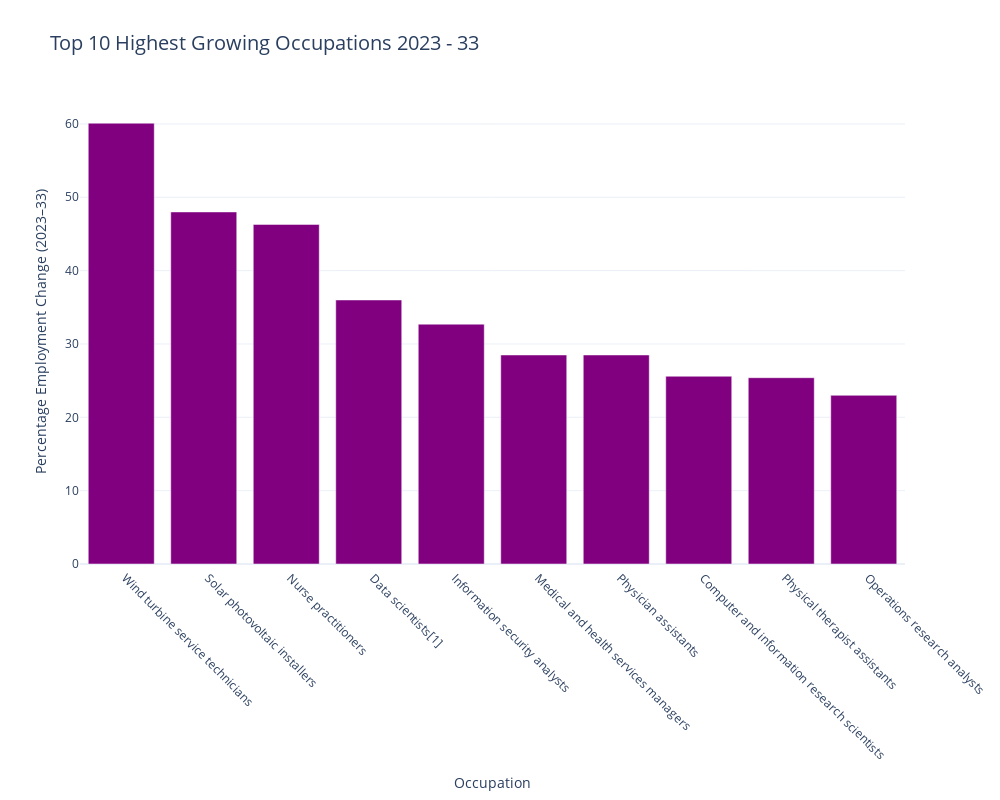

Notebook source saved alongside this figure:
### Code cell
occupations_bar_chart = px.bar(
    sorted_occupations_df[:10],
    x="Occupation",
    y="Percentage Change",
    title="Top 10 Highest Growing Occupations 2023 - 33",
    labels={"Occupation": "Occupation", "Percentage Change": "Percentage Employment Change (2023–33)"},
    color_discrete_sequence=["purple"],  # Set bar color to purple
)

occupations_bar_chart.update_layout(
    xaxis=dict(tickangle=45),  # Rotate x-axis labels
    width=1000,
    height=800,
    template="plotly_white",
    title_font_size=20,
    xaxis_title="Occupation",
    yaxis_title="Percentage Employment Change (2023–33)"
)



occupations_bar_chart

### Figure 1 — Plotly figure (JSON) as saved in the notebook; plotly's stock layout.template omitted (floating-point values rounded to 4 significant figures)
{"data": [{"alignmentgroup": "True", "hovertemplate": "Occupation=%{x}<br>Percentage Employment Change (2023–33)=%{y}<extra></extra>", "legendgroup": "", "marker": {"color": "purple", "pattern": {"shape": ""}}, "name": "", "offsetgroup": "", "orientation": "v", "showlegend": false, "textposition": "auto", "type": "bar", "x": ["  Wind turbine service technicians", "  Solar photovoltaic installers", "  Nurse practitioners", "  Data scientists[1]", "  Information security analysts", "  Medical and health services managers", "  Physician assistants", "  Computer and information research scientists", "  Physical therapist assistants", "  Operations research analysts"], "xaxis": "x", "y": [60.1, 48, 46.3, 36, 32.7, 28.5, 28.5, 25.6, 25.4, 23], "yaxis": "y"}], "layout": {"barmode": "relative", "height": 800, "legend": {"tracegroupgap": 0}, "title": {"font": {"size": 20}, "text": "Top 10 Highest Growing Occupations 2023 - 33"}, "width": 1000, "xaxis": {"anchor": "y", "autorange": true, "domain": [0, 1], "range": [-0.5, 9.5], "tickangle": 45, "title": {"text": "Occupation"}, "type": "category"}, "yaxis": {"anchor": "x", "autorange": true, "domain": [0, 1], "range": [0, 63.26], "title": {"text": "Percentage Employment Change (2023–33)"}, "type": "linear"}}}
